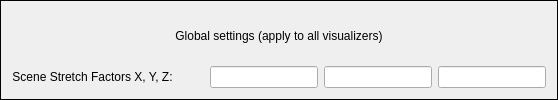
      <widget class="QFrame" name="frame9">
       <property name="whatsThis">
        <string>The global visualizer settings apply to all visualizers.</string>
       </property>
       <property name="frameShape">
        <enum>QFrame::Box</enum>
       </property>
       <property name="frameShadow">
        <enum>QFrame::Plain</enum>
       </property>
       <layout class="QHBoxLayout">
        <item>
         <layout class="QVBoxLayout">
          <item>
           <widget class="QLabel" name="textLabel1_6">
            <property name="text">
             <string>Global settings (apply to all visualizers)</string>
            </property>
            <property name="alignment">
             <set>Qt::AlignCenter</set>
            </property>
            <property name="wordWrap">
             <bool>false</bool>
            </property>
           </widget>
          </item>
          <item>
           <layout class="QHBoxLayout">
            <item>
             <widget class="QLabel" name="textLabel1_4_2">
              <property name="whatsThis">
               <string>These three stretch factors provide a visual scaling of the data appearance, without changing the actual coordinates or the flow integration.</string>
              </property>
              <property name="text">
               <string>Scene Stretch Factors X, Y, Z:</string>
              </property>
              <property name="alignment">
               <set>Qt::AlignCenter</set>
              </property>
              <property name="wordWrap">
               <bool>false</bool>
              </property>
             </widget>
            </item>
            <item>
             <spacer name="spacer20_3">
              <property name="orientation">
               <enum>Qt::Horizontal</enum>
              </property>
              <property name="sizeType">
               <enum>QSizePolicy::Expanding</enum>
              </property>
              <property name="sizeHint" stdset="0">
               <size>
                <width>31</width>
                <height>20</height>
               </size>
              </property>
             </spacer>
            </item>
            <item>
             <widget class="QLineEdit" name="stretch0Edit">
              <property name="toolTip">
               <string>Stretch factor in X direction</string>
              </property>
              <property name="whatsThis">
               <string>These three stretch factors provide a visual scaling of the data appearance, without changing the actual coordinates or the flow integration.</string>
              </property>
              <property name="alignment">
               <set>Qt::AlignHCenter</set>
              </property>
             </widget>
            </item>
            <item>
             <widget class="QLineEdit" name="stretch1Edit">
              <property name="toolTip">
               <string>Stretch factor in Y direction</string>
              </property>
              <property name="whatsThis">
               <string>These three stretch factors provide a visual scaling of the data appearance, without changing the actual coordinates or the flow integration.</string>
              </property>
              <property name="alignment">
               <set>Qt::AlignHCenter</set>
              </property>
             </widget>
            </item>
            <item>
             <widget class="QLineEdit" name="stretch2Edit">
              <property name="toolTip">
               <string>Stretch factor in Z direction</string>
              </property>
              <property name="whatsThis">
               <string>These three stretch factors provide a visual scaling of the data appearance, without changing the actual coordinates or the flow integration.</string>
              </property>
              <property name="alignment">
               <set>Qt::AlignHCenter</set>
              </property>
             </widget>
            </item>
           </layout>
          </item>
         </layout>
        </item>
       </layout>
      </widget>
